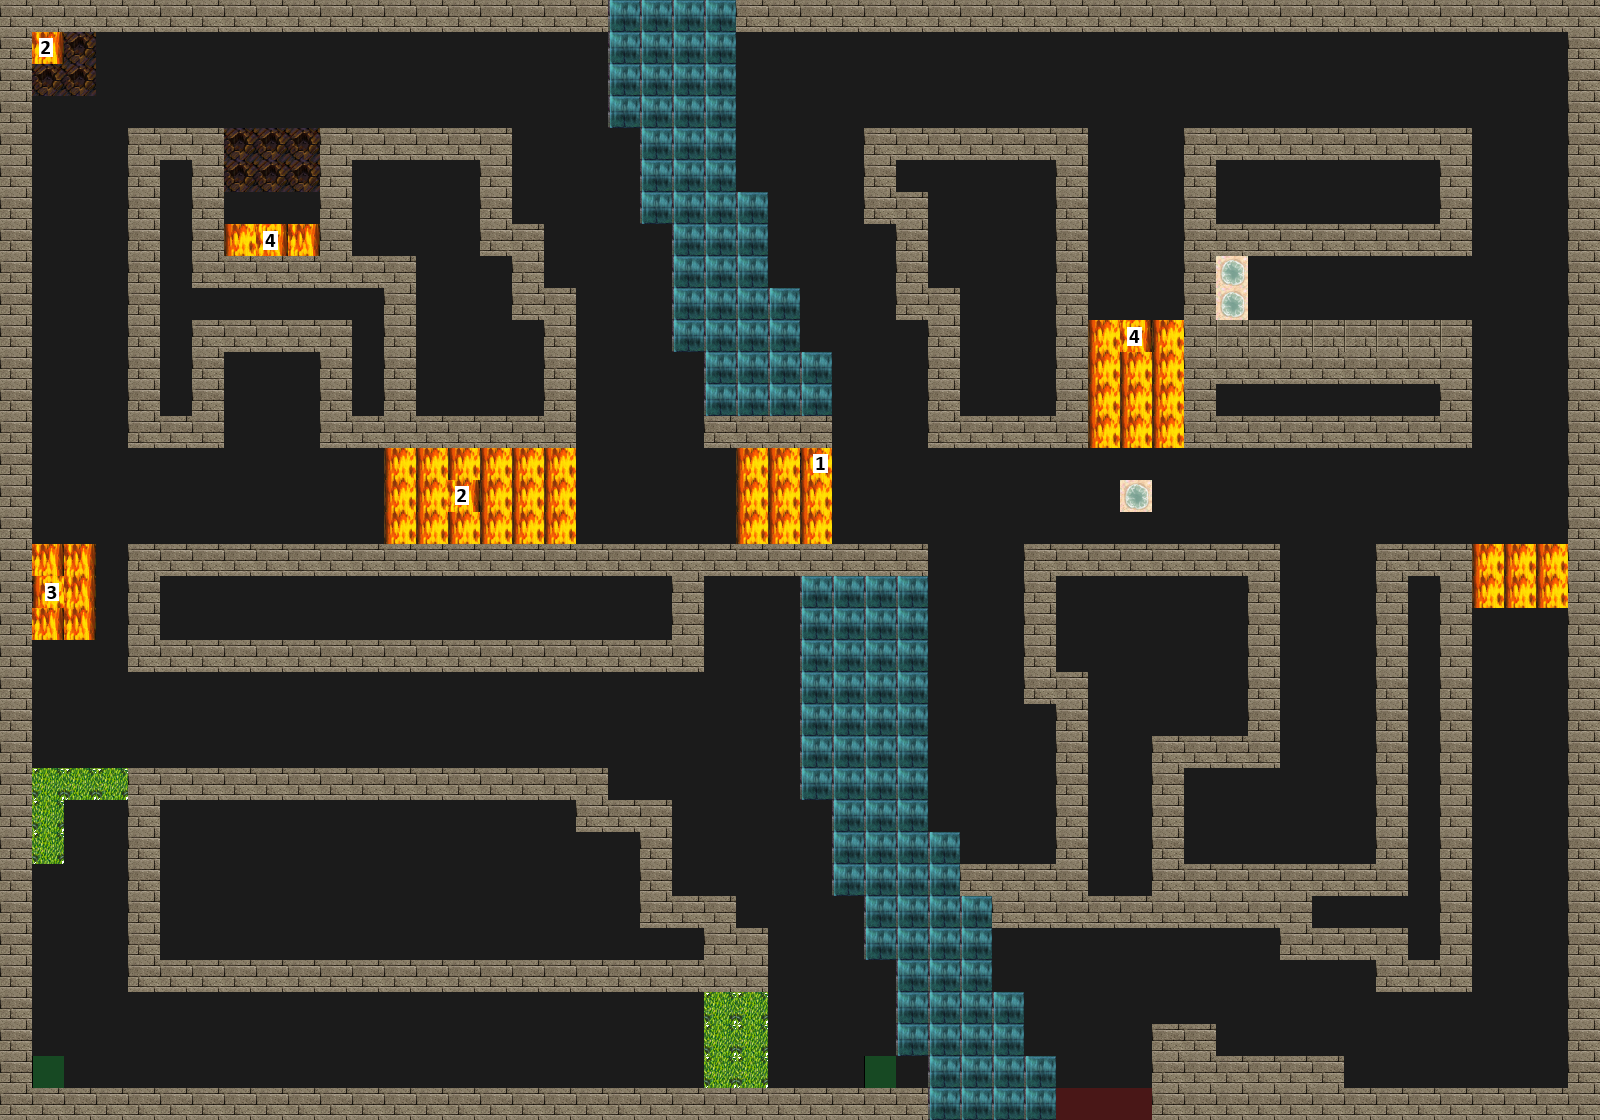

Tiled map render using the project's own tile images. Description and the map definition, with tile-layer contents summarised, below:
An orthogonal 50x35 tile map with 32x32 px tiles, 4 tile layers (Road, Wall, Utility, Trap), 4 tilesets.

<map version="1.2" tiledversion="1.2.0" orientation="orthogonal" renderorder="right-down" width="50" height="35" tilewidth="32" tileheight="32" infinite="0" nextlayerid="5" nextobjectid="1">
 <tileset firstgid="1" source="tilesets/wallsandroofs.tsx" />
 <tileset firstgid="257" source="tilesets/meta.tsx" />
 <tileset firstgid="259" source="tilesets/road.tsx" />
 <tileset firstgid="260" source="tilesets/traps.tsx" />
 <layer id="1" name="Road" width="50" height="35" locked="1">
  <data>[1750 cells, 1750 non-empty, 1 distinct tile ids]</data>
 </layer>
 <layer id="2" name="Wall" width="50" height="35" locked="1">
  <data>[1750 cells, 608 non-empty, 3 distinct tile ids]</data>
 </layer>
 <layer id="3" name="Utility" width="50" height="35" locked="1">
  <data>[1750 cells, 5 non-empty, 2 distinct tile ids]</data>
 </layer>
 <layer id="4" name="Trap" width="50" height="35" locked="1">
  <data>[1750 cells, 78 non-empty, 9 distinct tile ids]</data>
 </layer>
</map>
